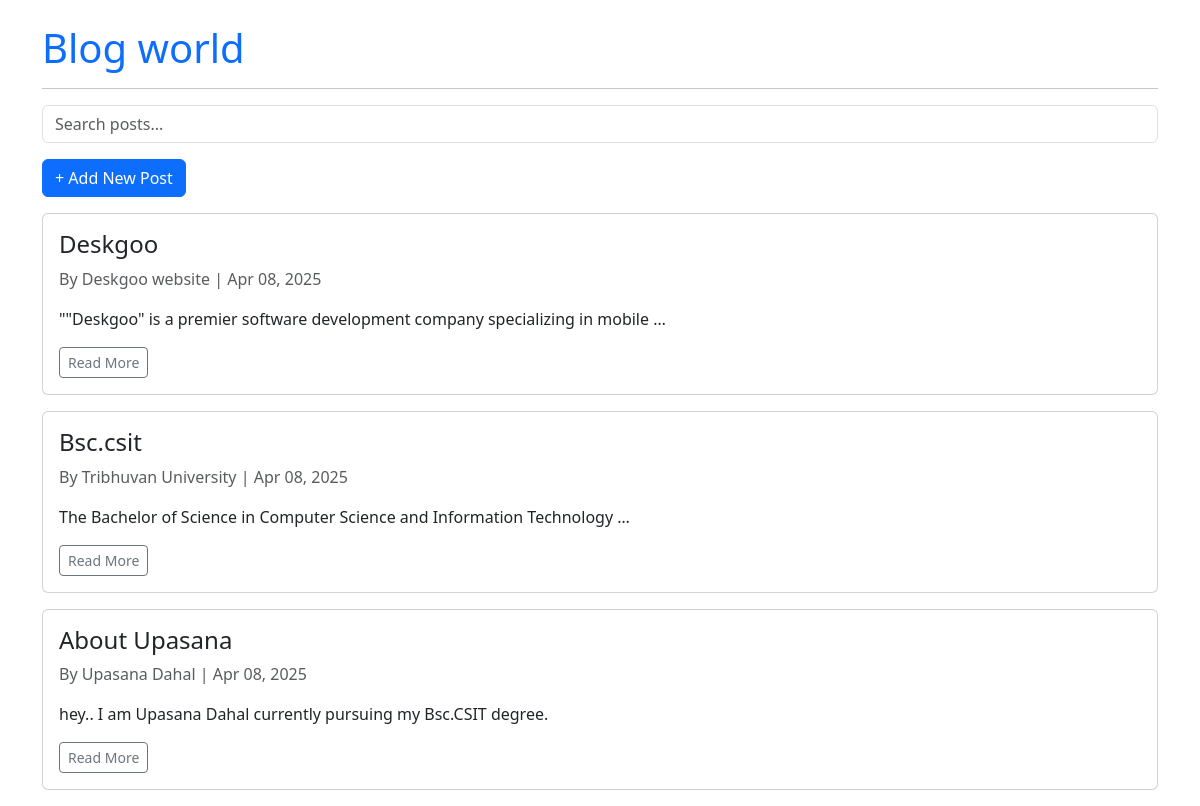
The page / on the database its author committed.
### blog/models.py (models this page shows, shortened)
class Post(models.Model):
    title = models.CharField(max_length=200)
    content = models.TextField()
    author = models.CharField(max_length=100)
    created_at = models.DateTimeField(auto_now_add=True)

### blog/views.py (the view)
# urls.py: path('', views.post_list, name='post_list'),
def post_list(request):
    query = request.GET.get('q', '')
    if query:
        posts = Post.objects.filter(title__icontains=query)
    else:
        posts = Post.objects.all().order_by('-created_at')
    return render(request, 'blog/post_list.html', {'posts': posts, 'query': query})

### blog/templates/blog/post_list.html
{% extends 'blog/base.html' %}
{% block content %}
<form method="get" class="mb-3">
    <input type="text" name="q" value="{{ query }}" placeholder="Search posts..." class="form-control">
</form>
<a href="{% url 'add_post' %}" class="btn btn-primary mb-3">+ Add New Post</a>
{% for post in posts %}
    <div class="card mb-3">
        <div class="card-body">
            <h4>{{ post.title }}</h4>
            <p class="text-muted">By {{ post.author }} | {{ post.created_at|date:"M d, Y" }}</p>
            <p>{{ post.content|truncatewords:10 }}</p>
            <a href="{% url 'post_detail' post.id %}" class="btn btn-outline-secondary btn-sm">Read More</a>
        </div>
    </div>
{% empty %}
    <p>No posts found.</p>
{% endfor %}
{% endblock %}

### blog/templates/blog/base.html (shortened to what this page needs)
<!DOCTYPE html>
<html lang="en">
<head>
    <link href="https://cdn.jsdelivr.net/npm/bootstrap@5.3.0/dist/css/bootstrap.min.css" rel="stylesheet">
</head>
<body>
    <div class="container mt-4">
        <h1><a href="{% url 'post_list' %}" style="text-decoration: none;">Blog world</a></h1>
        <hr>
        {% block content %}
        {% endblock %}
    </div>
</body>
</html>

### rows shown on the page
Post: title "Deskgoo", author "Deskgoo website", created_at "Apr 08, 2025", content "\"\"Deskgoo\" is a premier software development company specializing in mobile …"
Post: title "Bsc.csit", author "Tribhuvan University", created_at "Apr 08, 2025", content "The Bachelor of Science in Computer Science and Information Technology …"
Post: title "About Upasana", author "Upasana Dahal", created_at "Apr 08, 2025", content "hey.. I am Upasana Dahal currently pursuing my Bsc.CSIT degree."
